Frame 1 (no input): blank canvas, image omitted
Frame 60 (no input): blank canvas, image omitted
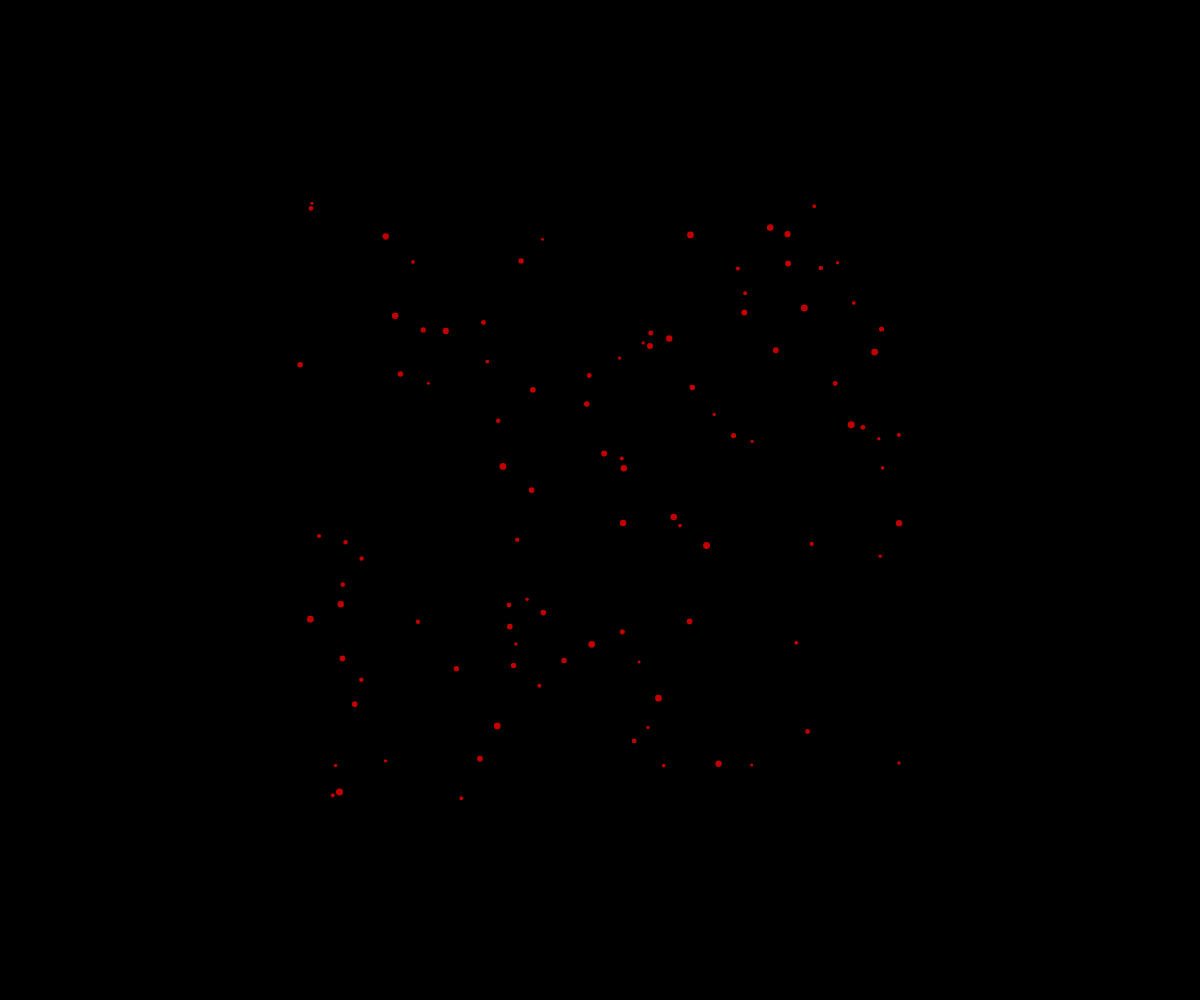
Frame 120 (the mouse pressed at the canvas centre since frame 60)

The p5.js sketch whose frames 1 and 60 were blank and that drew this single picture after the mouse press (run headless with seeded random() and noise() and a simulated clock; from frame 60 on, the mouse is pressed at the canvas centre):

// p5.js sketch
// ── sketch.js
// Project Title
// Your Name
// Date
//
// Extra for Experts:
// - describe what you did to take this project "above and beyond"

let fireworks = [];

function setup() {
  createCanvas(windowWidth, windowHeight);

}

function draw() {
  background("black");
  
  for(let i  = fireworks.length - 1; i>= 0; i--){
    if (fireworks[i].isDead()){
      //kill it 
      fireworks.splice(i, 1);
    }
    else{
      fireworks[i].move();
      fireworks[i].display();
    }
  }
}


function mousePressed(){
  for(let i =0; i<100; i++){
    let myParticle = new Particle(mouseX, mouseY);
    fireworks.push(myParticle);
  }

}


class Particle {
  constructor(x, y){
    this.x  = x;
    this.y = y;
    this.size = random(3, 7);
    this.alpha = 255;
    this.theColour = color(255, 0, 0, this.alpha);
    this.dx = random(-5, 5);
    this.dy = random(-5, 5);
  }
  
  display(){
    noStroke();
    fill(this.theColour);
    circle(this.x, this.y, this.size);
  }
  
  move(){
    this.alpha--;
    this.theColour = color(255, 0, 0, this.alpha);

    this.x -= this.dx;
    this.y -= this.dy;
  }

  isDead(){
    return this.alpha < 0;
  }
}
